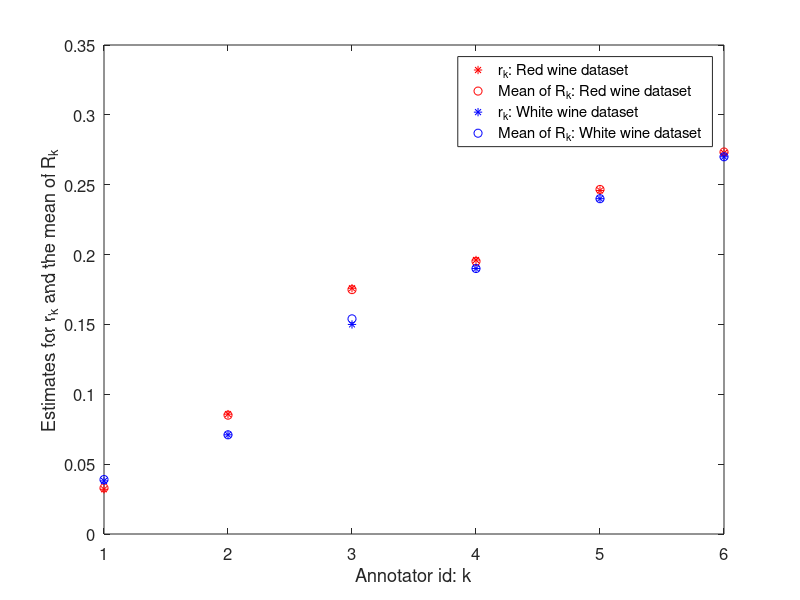

Reproduce this figure in MATLAB. (Note: this script raises an error after producing the figure.)
k = 1:6;
rk = [0.031995701340888583, 0.085790000732726024, 0.17591529687614493, 0.19611410986004929, 0.24589062843465304, 0.27268397528271016]; 
Rk = [ 0.03299709, 0.08505727, 0.1749139, 0.19511272, 0.24662335, 0.2734167];

rkw = [0.038, 0.071, 0.15, 0.19, 0.24, 0.27]; 
Rkw = [ 0.039, 0.071, 0.154, 0.19, 0.24, 0.27];

plot(k,rk, '*r');
set(gca,'FontSize',12)
hold on;
plot(k,Rk, 'or');
plot(k,rkw, '*b');
plot(k,Rkw, 'ob');
xlabel('Annotator id: k');
ylabel('Estimates for r_k and the mean of R_k');
h=legend('r_k: Red wine dataset','Mean of R_k: Red wine dataset','r_k: White wine dataset','Mean of R_k: White wine dataset')
h.Location = 'northwest'
legend boxoff;
